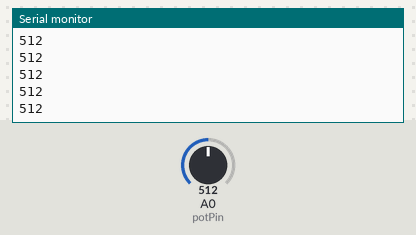
A sketch run on a simulated Arduino Uno, built with avr-gcc and run on an emulated ATmega328P. Shown: the last lines printed to the serial monitor. The inputs (shaded band) are chosen by the test bench; at power-on: A0 (potPin) = 512.

Above: at 1.2 s.
1.3 s: A0 (potPin) set to 716
At 1.31 s:
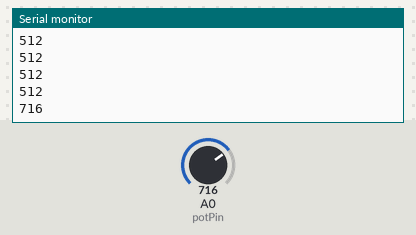
2.8 s: A0 (potPin) set to 900
At 2.81 s:
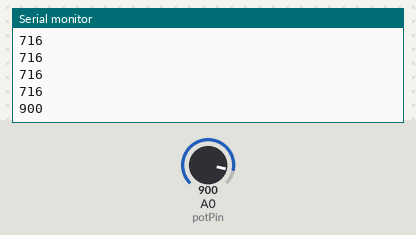
Timing chart, 0 to 5.8 s (numbered marks = the images above; inputs shaded):
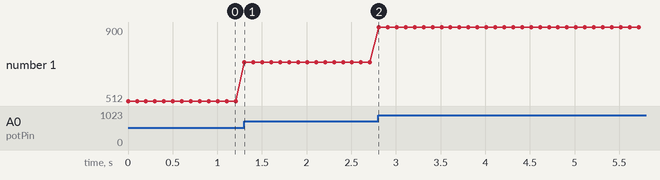

Measured:
- after the input at 1.3 s, the serial monitor: prints a new line at once (image 1)
- after the input at 2.8 s, the serial monitor: prints a new line at once (image 2)
- plotted number 1: 512 → 716 after the input at 1.3 s, 716 → 900 after the input at 2.8 s

The sketch:

HomeworkWeek7_Arduino.ino
```cpp
int potPin = 0; // Pin connected to the A0 port of Arduino

void setup(){
Serial.begin(9600);
}

void loop (){
int val = analogRead(potPin);
Serial.println(val);
delay(100);
}
```
